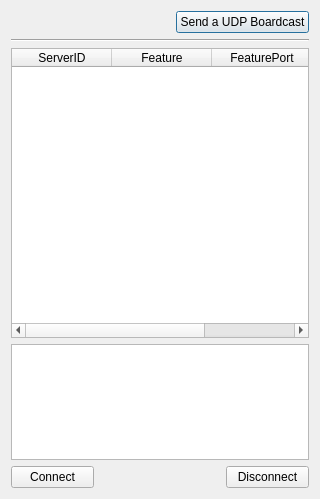
<?xml version="1.0" encoding="UTF-8"?>
<ui version="4.0">
 <class>Dialog</class>
 <widget class="QDialog" name="Dialog">
  <property name="geometry">
   <rect>
    <x>0</x>
    <y>0</y>
    <width>320</width>
    <height>499</height>
   </rect>
  </property>
  <property name="minimumSize">
   <size>
    <width>320</width>
    <height>0</height>
   </size>
  </property>
  <property name="maximumSize">
   <size>
    <width>320</width>
    <height>16777215</height>
   </size>
  </property>
  <property name="windowTitle">
   <string>ConnectToServer</string>
  </property>
  <layout class="QVBoxLayout" name="verticalLayout" stretch="1,1,5,2,1">
   <item>
    <layout class="QHBoxLayout" name="horizontalLayout">
     <item>
      <spacer name="horizontalSpacer">
       <property name="orientation">
        <enum>Qt::Orientation::Horizontal</enum>
       </property>
       <property name="sizeHint" stdset="0">
        <size>
         <width>40</width>
         <height>20</height>
        </size>
       </property>
      </spacer>
     </item>
     <item>
      <widget class="QPushButton" name="udpButton">
       <property name="text">
        <string>Send a UDP Boardcast</string>
       </property>
      </widget>
     </item>
    </layout>
   </item>
   <item>
    <widget class="Line" name="line">
     <property name="orientation">
      <enum>Qt::Orientation::Horizontal</enum>
     </property>
    </widget>
   </item>
   <item>
    <widget class="QTableWidget" name="ServerTable">
     <column>
      <property name="text">
       <string>ServerID</string>
      </property>
     </column>
     <column>
      <property name="text">
       <string>Feature</string>
      </property>
     </column>
     <column>
      <property name="text">
       <string>FeaturePort</string>
      </property>
     </column>
    </widget>
   </item>
   <item>
    <widget class="QPlainTextEdit" name="Hint"/>
   </item>
   <item>
    <layout class="QHBoxLayout" name="horizontalLayout_2" stretch="2,3,2">
     <item>
      <widget class="QPushButton" name="Connect">
       <property name="text">
        <string>Connect</string>
       </property>
      </widget>
     </item>
     <item>
      <spacer name="horizontalSpacer_2">
       <property name="orientation">
        <enum>Qt::Orientation::Horizontal</enum>
       </property>
       <property name="sizeHint" stdset="0">
        <size>
         <width>40</width>
         <height>20</height>
        </size>
       </property>
      </spacer>
     </item>
     <item>
      <widget class="QPushButton" name="Disconnect">
       <property name="text">
        <string>Disconnect</string>
       </property>
      </widget>
     </item>
    </layout>
   </item>
  </layout>
 </widget>
 <resources/>
 <connections/>
</ui>
